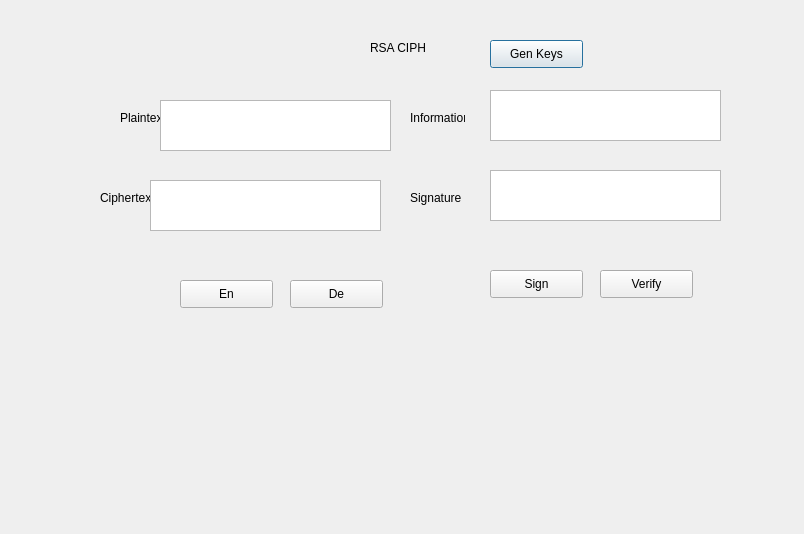
<?xml version="1.0" encoding="UTF-8"?>
<ui version="4.0">
 <class>Dialog</class>
 <widget class="QDialog" name="Dialog">
  <property name="geometry">
   <rect>
    <x>0</x>
    <y>0</y>
    <width>804</width>
    <height>534</height>
   </rect>
  </property>
  <property name="windowTitle">
   <string>Dialog</string>
  </property>
  <widget class="QLabel" name="label">
   <property name="geometry">
    <rect>
     <x>370</x>
     <y>40</y>
     <width>55</width>
     <height>16</height>
    </rect>
   </property>
   <property name="text">
    <string>RSA CIPHER</string>
   </property>
  </widget>
  <widget class="QLabel" name="label_2">
   <property name="geometry">
    <rect>
     <x>120</x>
     <y>110</y>
     <width>55</width>
     <height>16</height>
    </rect>
   </property>
   <property name="text">
    <string>Plaintext</string>
   </property>
  </widget>
  <widget class="QLabel" name="label_3">
   <property name="geometry">
    <rect>
     <x>100</x>
     <y>190</y>
     <width>55</width>
     <height>16</height>
    </rect>
   </property>
   <property name="text">
    <string>Ciphertext</string>
   </property>
  </widget>
  <widget class="QLabel" name="label_4">
   <property name="geometry">
    <rect>
     <x>410</x>
     <y>110</y>
     <width>55</width>
     <height>16</height>
    </rect>
   </property>
   <property name="text">
    <string>Information</string>
   </property>
  </widget>
  <widget class="QLabel" name="label_5">
   <property name="geometry">
    <rect>
     <x>410</x>
     <y>190</y>
     <width>55</width>
     <height>16</height>
    </rect>
   </property>
   <property name="text">
    <string>Signature</string>
   </property>
  </widget>
  <widget class="QTextEdit" name="txt_plain_text">
   <property name="geometry">
    <rect>
     <x>160</x>
     <y>100</y>
     <width>231</width>
     <height>51</height>
    </rect>
   </property>
  </widget>
  <widget class="QTextEdit" name="txt_cipher_text">
   <property name="geometry">
    <rect>
     <x>150</x>
     <y>180</y>
     <width>231</width>
     <height>51</height>
    </rect>
   </property>
  </widget>
  <widget class="QTextEdit" name="txt_info">
   <property name="geometry">
    <rect>
     <x>490</x>
     <y>90</y>
     <width>231</width>
     <height>51</height>
    </rect>
   </property>
  </widget>
  <widget class="QTextEdit" name="txt_sign">
   <property name="geometry">
    <rect>
     <x>490</x>
     <y>170</y>
     <width>231</width>
     <height>51</height>
    </rect>
   </property>
  </widget>
  <widget class="QPushButton" name="btn_gen_keys">
   <property name="geometry">
    <rect>
     <x>490</x>
     <y>40</y>
     <width>93</width>
     <height>28</height>
    </rect>
   </property>
   <property name="text">
    <string>Gen Keys</string>
   </property>
  </widget>
  <widget class="QPushButton" name="btn_encrypt">
   <property name="geometry">
    <rect>
     <x>180</x>
     <y>280</y>
     <width>93</width>
     <height>28</height>
    </rect>
   </property>
   <property name="text">
    <string>En</string>
   </property>
  </widget>
  <widget class="QPushButton" name="btn_decrypt">
   <property name="geometry">
    <rect>
     <x>290</x>
     <y>280</y>
     <width>93</width>
     <height>28</height>
    </rect>
   </property>
   <property name="text">
    <string>De</string>
   </property>
  </widget>
  <widget class="QPushButton" name="btn_sign">
   <property name="geometry">
    <rect>
     <x>490</x>
     <y>270</y>
     <width>93</width>
     <height>28</height>
    </rect>
   </property>
   <property name="text">
    <string>Sign</string>
   </property>
  </widget>
  <widget class="QPushButton" name="btn_verify">
   <property name="geometry">
    <rect>
     <x>600</x>
     <y>270</y>
     <width>93</width>
     <height>28</height>
    </rect>
   </property>
   <property name="text">
    <string>Verify</string>
   </property>
  </widget>
 </widget>
 <resources/>
 <connections/>
</ui>
